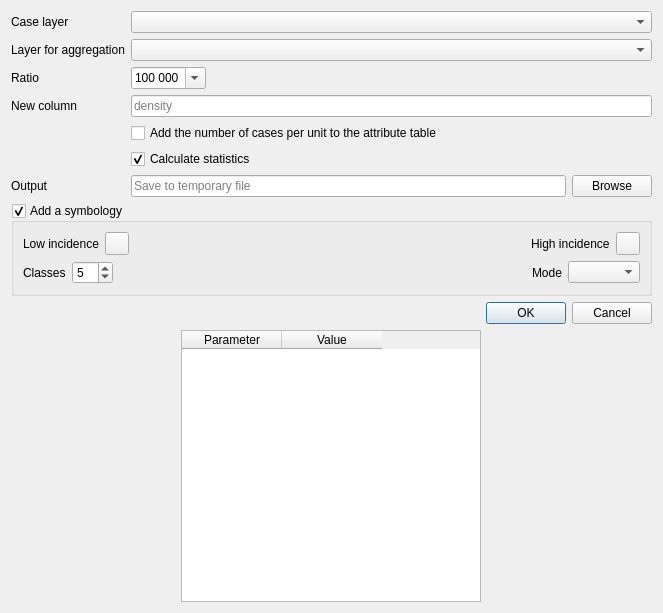
<?xml version="1.0" encoding="UTF-8"?>
<ui version="4.0">
 <class>DensityPoint</class>
 <widget class="QWidget" name="DensityPoint">
  <property name="geometry">
   <rect>
    <x>0</x>
    <y>0</y>
    <width>663</width>
    <height>613</height>
   </rect>
  </property>
  <property name="windowTitle">
   <string>Density</string>
  </property>
  <layout class="QVBoxLayout" name="verticalLayout">
   <item>
    <layout class="QFormLayout" name="formLayout">
     <property name="fieldGrowthPolicy">
      <enum>QFormLayout::ExpandingFieldsGrow</enum>
     </property>
     <item row="0" column="0">
      <widget class="QLabel" name="label_4">
       <property name="text">
        <string>Case layer</string>
       </property>
      </widget>
     </item>
     <item row="2" column="0">
      <widget class="QLabel" name="label">
       <property name="text">
        <string>Layer for aggregation</string>
       </property>
      </widget>
     </item>
     <item row="3" column="0">
      <widget class="QLabel" name="label_2">
       <property name="text">
        <string>Ratio</string>
       </property>
      </widget>
     </item>
     <item row="3" column="1">
      <widget class="QComboBox" name="cbx_ratio">
       <property name="editable">
        <bool>true</bool>
       </property>
       <property name="currentIndex">
        <number>4</number>
       </property>
       <item>
        <property name="text">
         <string>10</string>
        </property>
       </item>
       <item>
        <property name="text">
         <string>100</string>
        </property>
       </item>
       <item>
        <property name="text">
         <string>1 000</string>
        </property>
       </item>
       <item>
        <property name="text">
         <string>10 000</string>
        </property>
       </item>
       <item>
        <property name="text">
         <string>100 000</string>
        </property>
       </item>
      </widget>
     </item>
     <item row="4" column="0">
      <widget class="QLabel" name="label_3">
       <property name="text">
        <string>New column</string>
       </property>
      </widget>
     </item>
     <item row="4" column="1">
      <widget class="QLineEdit" name="le_new_column">
       <property name="maxLength">
        <number>10</number>
       </property>
       <property name="placeholderText">
        <string>density</string>
       </property>
      </widget>
     </item>
     <item row="5" column="1">
      <widget class="QCheckBox" name="checkBox_addNbIntersections">
       <property name="toolTip">
        <string>Add the number of cases per unit to the attribute table</string>
       </property>
       <property name="text">
        <string>Add the number of cases per unit to the attribute table</string>
       </property>
      </widget>
     </item>
     <item row="6" column="1">
      <widget class="QCheckBox" name="checkBox_incidence_runStats">
       <property name="text">
        <string>Calculate statistics</string>
       </property>
       <property name="checked">
        <bool>true</bool>
       </property>
      </widget>
     </item>
     <item row="7" column="0">
      <widget class="QLabel" name="label_5">
       <property name="text">
        <string>Output</string>
       </property>
      </widget>
     </item>
     <item row="7" column="1">
      <layout class="QHBoxLayout" name="horizontalLayout">
       <item>
        <widget class="QLineEdit" name="le_output_filepath">
         <property name="placeholderText">
          <string>Save to temporary file</string>
         </property>
        </widget>
       </item>
       <item>
        <widget class="QPushButton" name="button_browse">
         <property name="text">
          <string>Browse</string>
         </property>
        </widget>
       </item>
      </layout>
     </item>
     <item row="0" column="1">
      <widget class="QgsMapLayerComboBox" name="cbx_case_layer">
       <property name="sizePolicy">
        <sizepolicy hsizetype="Expanding" vsizetype="Fixed">
         <horstretch>0</horstretch>
         <verstretch>0</verstretch>
        </sizepolicy>
       </property>
      </widget>
     </item>
     <item row="2" column="1">
      <widget class="QgsMapLayerComboBox" name="cbx_aggregation_layer">
       <property name="sizePolicy">
        <sizepolicy hsizetype="Expanding" vsizetype="Fixed">
         <horstretch>0</horstretch>
         <verstretch>0</verstretch>
        </sizepolicy>
       </property>
      </widget>
     </item>
    </layout>
   </item>
   <item>
    <widget class="QgsCollapsibleGroupBox" name="symbology">
     <property name="title">
      <string>Add a symbology</string>
     </property>
     <property name="checkable">
      <bool>true</bool>
     </property>
     <property name="collapsed" stdset="0">
      <bool>false</bool>
     </property>
     <layout class="QVBoxLayout" name="verticalLayout_3">
      <item>
       <layout class="QHBoxLayout" name="horizontalLayout_3">
        <item>
         <widget class="QLabel" name="label_9">
          <property name="text">
           <string>Low incidence</string>
          </property>
         </widget>
        </item>
        <item>
         <widget class="QgsColorButton" name="color_low_value">
          <property name="color" stdset="0">
           <color>
            <red>255</red>
            <green>246</green>
            <blue>246</blue>
           </color>
          </property>
         </widget>
        </item>
        <item>
         <spacer name="horizontalSpacer">
          <property name="orientation">
           <enum>Qt::Horizontal</enum>
          </property>
          <property name="sizeHint" stdset="0">
           <size>
            <width>40</width>
            <height>20</height>
           </size>
          </property>
         </spacer>
        </item>
        <item>
         <widget class="QLabel" name="label_10">
          <property name="text">
           <string>High incidence</string>
          </property>
         </widget>
        </item>
        <item>
         <widget class="QgsColorButton" name="color_high_value">
          <property name="color" stdset="0">
           <color>
            <red>202</red>
            <green>33</green>
            <blue>36</blue>
           </color>
          </property>
         </widget>
        </item>
       </layout>
      </item>
      <item>
       <layout class="QHBoxLayout" name="horizontalLayout_4">
        <item>
         <widget class="QLabel" name="label_11">
          <property name="text">
           <string>Classes</string>
          </property>
         </widget>
        </item>
        <item>
         <widget class="QSpinBox" name="spinBox_classes">
          <property name="minimum">
           <number>1</number>
          </property>
          <property name="value">
           <number>5</number>
          </property>
         </widget>
        </item>
        <item>
         <spacer name="horizontalSpacer_2">
          <property name="orientation">
           <enum>Qt::Horizontal</enum>
          </property>
          <property name="sizeHint" stdset="0">
           <size>
            <width>40</width>
            <height>20</height>
           </size>
          </property>
         </spacer>
        </item>
        <item>
         <widget class="QLabel" name="label_12">
          <property name="text">
           <string>Mode</string>
          </property>
         </widget>
        </item>
        <item>
         <widget class="QComboBox" name="cbx_mode"/>
        </item>
       </layout>
      </item>
     </layout>
    </widget>
   </item>
   <item>
    <widget class="QDialogButtonBox" name="button_box_ok">
     <property name="orientation">
      <enum>Qt::Horizontal</enum>
     </property>
     <property name="standardButtons">
      <set>QDialogButtonBox::Cancel|QDialogButtonBox::Ok</set>
     </property>
    </widget>
   </item>
   <item>
    <layout class="QHBoxLayout" name="horizontalLayout_2">
     <item>
      <widget class="QTableWidget" name="tableWidget">
       <property name="minimumSize">
        <size>
         <width>200</width>
         <height>0</height>
        </size>
       </property>
       <property name="maximumSize">
        <size>
         <width>300</width>
         <height>16777215</height>
        </size>
       </property>
       <property name="verticalScrollBarPolicy">
        <enum>Qt::ScrollBarAsNeeded</enum>
       </property>
       <property name="horizontalScrollBarPolicy">
        <enum>Qt::ScrollBarAlwaysOff</enum>
       </property>
       <attribute name="verticalHeaderVisible">
        <bool>false</bool>
       </attribute>
       <column>
        <property name="text">
         <string>Parameter</string>
        </property>
       </column>
       <column>
        <property name="text">
         <string>Value</string>
        </property>
       </column>
      </widget>
     </item>
     <item>
      <layout class="QVBoxLayout" name="layout_plot"/>
     </item>
    </layout>
   </item>
  </layout>
 </widget>
 <customwidgets>
  <customwidget>
   <class>QgsCollapsibleGroupBox</class>
   <extends>QGroupBox</extends>
   <header>qgis.gui</header>
   <container>1</container>
  </customwidget>
  <customwidget>
   <class>QgsColorButton</class>
   <extends>QToolButton</extends>
   <header>qgis.gui</header>
  </customwidget>
  <customwidget>
   <class>QgsMapLayerComboBox</class>
   <extends>QComboBox</extends>
   <header>qgis.gui</header>
  </customwidget>
 </customwidgets>
 <resources/>
 <connections/>
</ui>
